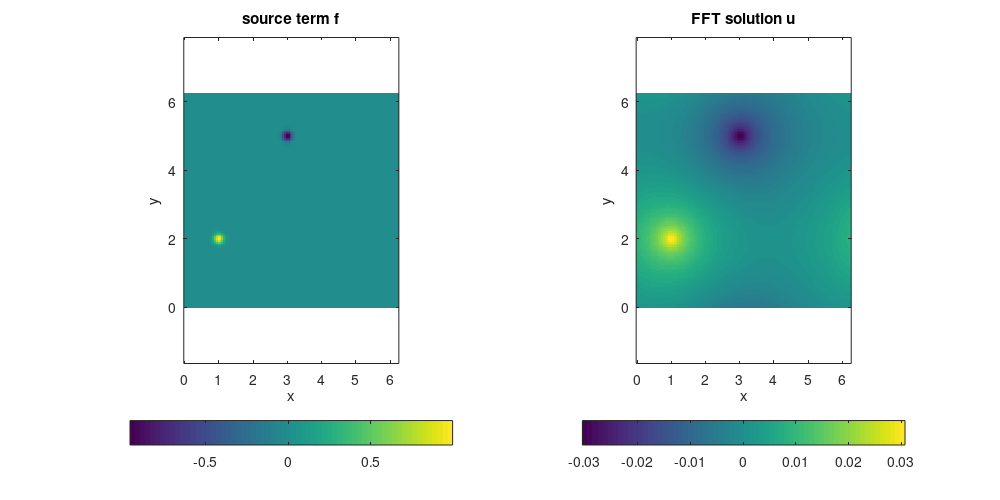
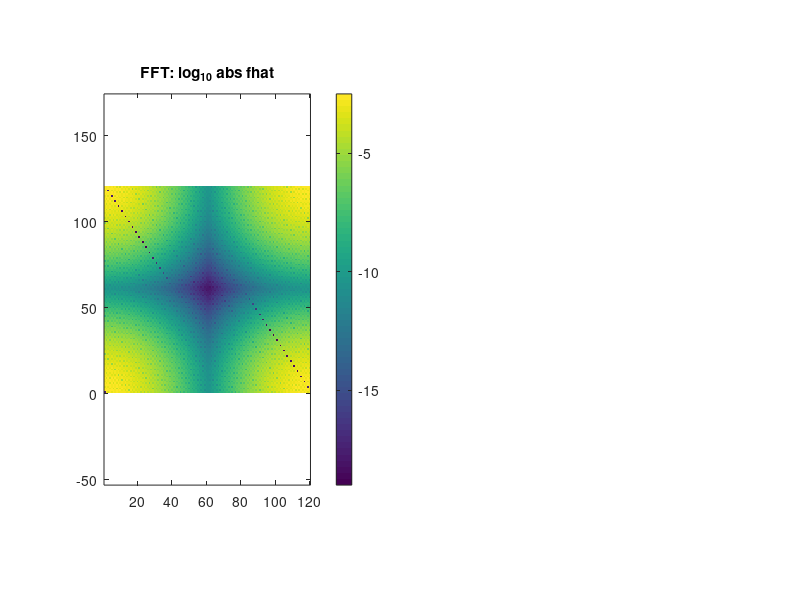
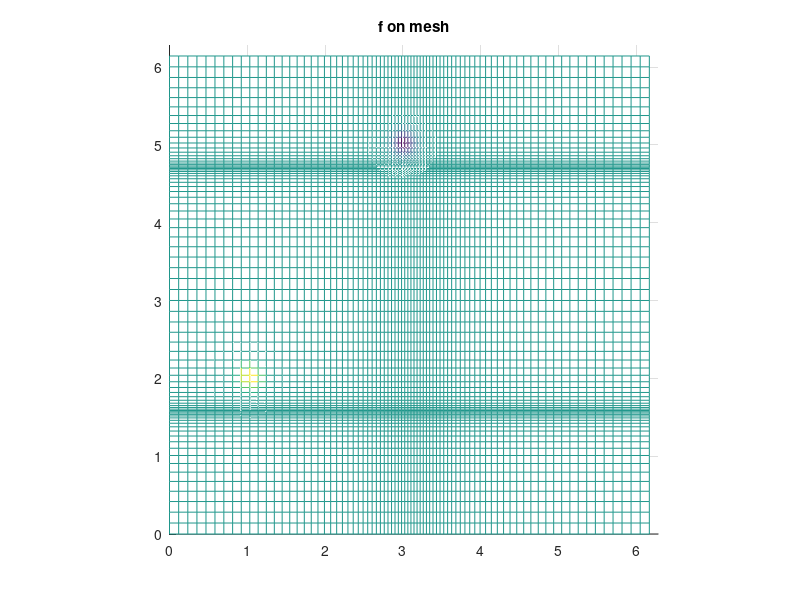

MATLAB code for these plots, in order: (Note: this script raises an error after producing the figures.)
% Demo solving Poisson eqn on nonuniform grid in [0,2pi)^2 periodic box.
% The NU grid has a quadrature rule associated with it, meaning that no
% inverse-NUFFT is needed. We use simple tensor-prod grid to illustrate.
% Barnett 2/14/20
clear; close all;

% source function in [0,2pi)^2 (eps-periodic, zero-mean to be consistent)
w0 = 0.1;  % width of bumps
src = @(x,y) exp(-0.5*((x-1).^2+(y-2).^2)/w0^2)-exp(-0.5*((x-3).^2+(y-5).^2)/w0^2);

% A) Solve -\Delta u = f, on regular grid via FFT, to warm up..................
disp('FFT on reg grid...');
ns = 40:20:120;   % convergence study of grid points per side
ns = 2*ceil(ns/2);      % insure even
for i=1:numel(ns), n = ns(i);
  x = 2*pi*(0:n-1)/n;   % grid
  [xx yy] = ndgrid(x,x);   % ordering: x fast, y slow
  f = src(xx,yy);         % eval source on grid
  fhat = ifft2(f);        % Fourier series coeffs by Euler-F projection
  k = [0:n/2-1 -n/2:-1];   % Fourier mode grid
  [kx ky] = ndgrid(k,k);
  kfilter = 1./(kx.^2+ky.^2);    % inverse -Laplacian in Fourier space
  kfilter(1,1) = 0;   % kill the average, zero mode (even if inconsistent)
  kfilter(n/2+1,:) = 0; kfilter(:,n/2+1) = 0; % kill n/2 modes since non-symm
  u = fft2(kfilter.*fhat);   % do it
  u = real(u);
  fprintf('n=%d:\t\tu(0,0) = %.15e\n',n,u(1,1))   % check conv at a point
end
% we observe spectral convergence to 14 digits
%fhat(37,15)               % check a mode
figure(1); subplot(1,2,1); imagesc(log10(abs(fhat))); axis equal xy tight; colorbar; title('FFT: log_{10} abs fhat');
figure(2); subplot(1,2,1); imagesc(x,x,f'); colorbar('southoutside');  % show it
axis xy equal tight; title('source term f'); xlabel('x'); ylabel('y');
subplot(1,2,2); imagesc(x,x,u'); colorbar('southoutside');
axis xy equal tight; title('FFT solution u'); xlabel('x'); ylabel('y'); drawnow
set(gcf,'paperposition',[0 0 10 5]); print -dpng ../docs/pics/pois_fft.png

% B) solve on general nonuniform tensor prod grid............................
tol = 1e-12;       % precision
fprintf('NUFFT on tensor-prod NU (known-quadrature) grid... tol=%g\n',tol);
% smooth maps from [0,2pi) -> [0,2pi) that generate 1d quadrature rules
mapx = @(t) t + 0.5*sin(t); mapxp = @(t) 1 + 0.5*cos(t);       % its exact deriv
mapy = @(t) t + 0.4*sin(2*t); mapyp = @(t) 1 + 0.8*cos(2*t);
% (note I chose map(0)=0 so that the origin remains "on grid" for conv test)

ns = 80:40:240; ns = 2*ceil(ns/2);  % convergence study of grid points per side
for i=1:numel(ns), n = ns(i);
  t = 2*pi*(0:n-1)/n;         % unif grid
  xm = mapx(t); ym = mapy(t);  % actual 1d grids
  xw = mapxp(t); yw = mapyp(t);  % 1d quadrature weight jacobian factors
  ww = xw'*yw / n^2;      % 2d quadr weights, including 1/(2pi)^2 in E-F integr
  [xx yy] = ndgrid(xm,ym);       % 2d NU pts
  f = src(xx,yy);
  if i==1, figure(3); mesh(xm,ym,f'); view(2); axis equal; axis([0 2*pi 0 2*pi]); title('f on mesh'); end
  Nk = 0.5*n; Nk = 2*ceil(Nk/2);  % modes to trust due to quadr err (dep on map)
  o.modeord = 1;      % fft output mode ordering
  fhat = finufft2d1(xx(:),yy(:),f(:).*ww(:),1,tol,Nk,Nk,o);  % do E-F
  % note: since tensor-prod case, could do stack of 1d1 NUFFTs faster :)
  k = [0:Nk/2-1 -Nk/2:-1];   % Fourier mode grid
  [kx ky] = ndgrid(k,k);
  kfilter = 1./(kx.^2+ky.^2);  % inverse -Laplacian in Fourier space (as above)
  kfilter(1,1) = 0; kfilter(Nk/2+1,:) = 0; kfilter(:,Nk/2+1) = 0;
  u = finufft2d2(xx(:),yy(:),-1,tol,kfilter.*fhat,o);   % eval filtered F series @ NU
  u = reshape(real(u),[n n]);
  fprintf('n=%d:\tNk=%d\tu(0,0) = %.15e\n',n,Nk,u(1,1))  % conv at same pt
end
%fhat(37,15)            % check a mode
figure(1); subplot(1,2,2); imagesc(log10(abs(fhat))); axis equal xy tight; colorbar; title('NUFFT: log_{10} abs fhat');
figure(4); subplot(1,2,1); mesh(xm,ym,f'); view(2); colorbar('southoutside');
axis equal tight; title('source term f'); xlabel('x'); ylabel('y');
subplot(1,2,2); mesh(xm,ym,u'); view(2); colorbar('southoutside');
axis equal tight; title('NUFFT solution u'); xlabel('x'); ylabel('y');

% C) solve on general nonuniform (still quadrature) grid.......................
tol = 1e-12;       % precision
fprintf('NUFFT on general NU (known-quadrature) grid... tol=%g\n',tol);
% smooth bijec map from [0,2pi)^2 -> [0,2pi)^2, generates quadrature rule
map = @(t,s) [t + 0.5*sin(t) + 0.2*sin(2*s); s + 0.3*sin(2*s) + 0.3*sin(s-t)];
mapJ = @(t,s) [1 + 0.5*cos(t), 0.4*cos(2*s); ...
               -0.3*cos(s-t),  1+0.6*cos(2*s)+0.3*cos(s-t)]; % 2x2 Jacobian
% (note I chose map(0,0)=(0,0) so the origin remains "on grid" for conv test)

ns = 80:40:240; ns = 2*ceil(ns/2);  % convergence study of grid points per side
for i=1:numel(ns), n = ns(i);
  t = 2*pi*(0:n-1)/n;           % 1d unif grid
  [tt ss] = ndgrid(t,t);
  xxx = map(tt(:)',ss(:)');
  xx = reshape(xxx(1,:),[n n]); yy = reshape(xxx(2,:),[n n]);  % 2d NU pts
  J = mapJ(tt(:)',ss(:)');
  detJ = J(1,1:n^2).*J(2,n^2+1:end) - J(2,1:n^2).*J(1,n^2+1:end);
  ww = detJ / n^2;      % 2d quadr weights, including 1/(2pi)^2 in E-F integr
  f = src(xx,yy);
  if i==1, figure(3); mesh(xx,yy,f); view(2); axis equal; axis([0 2*pi 0 2*pi]); title('f on mesh'); end
  Nk = 0.5*n; Nk = 2*ceil(Nk/2);  % modes to trust due to quadr err (dep on map)
  o.modeord = 1;      % fft output mode ordering
  fhat = finufft2d1(xx(:),yy(:),f(:).*ww(:),1,tol,Nk,Nk,o);  % step 1: do E-F
  k = [0:Nk/2-1 -Nk/2:-1];   % Fourier mode grid
  [kx ky] = ndgrid(k,k);
  kfilter = 1./(kx.^2+ky.^2);  % inverse -Laplacian in Fourier space (as above)
  kfilter(1,1) = 0; kfilter(Nk/2+1,:) = 0; kfilter(:,Nk/2+1) = 0;
  u = finufft2d2(xx(:),yy(:),-1,tol,kfilter.*fhat,o);   % eval filtered F series @ NU
  u = reshape(real(u),[n n]);
  fprintf('n=%d:\tNk=%d\tu(0,0) = %.15e\n',n,Nk,u(1,1))  % conv at same pt
end
%fhat(37,15)            % check a mode
figure(1); subplot(1,2,2); imagesc(log10(abs(fhat))); axis equal xy tight; colorbar; title('NUFFT: log_{10} abs fhat');
figure(4); subplot(1,2,1); mesh(xx,yy,f); view(2); colorbar('southoutside');
axis equal tight; title('source term f'); xlabel('x'); ylabel('y');
subplot(1,2,2); mesh(xx,yy,u); view(2); colorbar('southoutside');
axis equal tight; title('NUFFT solution u'); xlabel('x'); ylabel('y');

% Note: if you really wanted to have an adaptive grid, using Fourier modes
% is a waste, since you need as many modes as nodes in a uniform FFT solver;
% you may as well use an FFT solver. For a fully adaptive fast Poisson solver
% use a "box-code", ie, periodic FMM applied to a quad-tree quadrature scheme.
